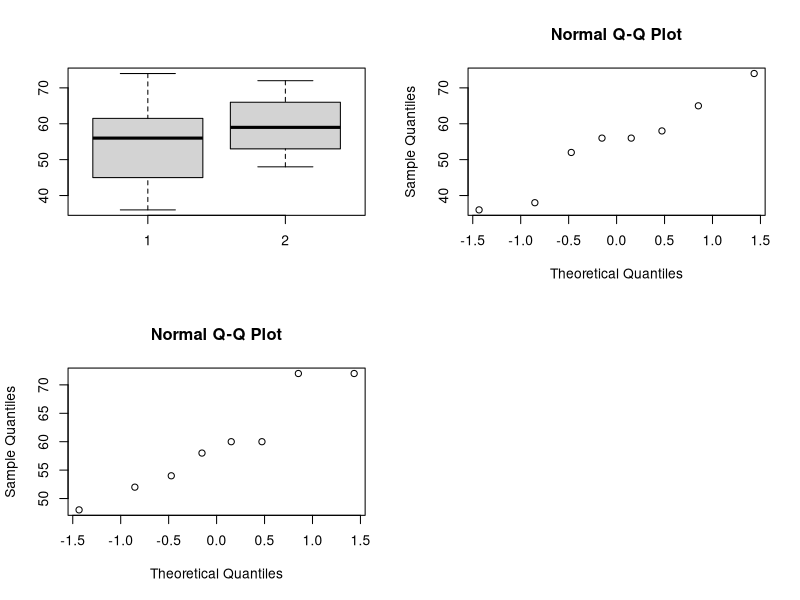

Recreate this plot in R.
## ---- chunk 1
par(mfrow=c(2,2))
initial <- c(38, 58, 65, 74, 56, 36, 56, 52)
later   <- c(52, 60, 72, 72, 54, 48, 58, 60)
## ---- chunk 2
boxplot(initial, later)
qqnorm(initial)
qqnorm(later)
## ---- chunk 3
mu <- later - initial
## ---- chunk 4

xbar = mean(initial)
ybar = mean(later)
xvar = var(initial)
yvar = var(later)
# Find point estimate
pt = ybar -xbar

# Find a confidence interval
sp = sqrt((8*xvar + 8*yvar)/14)
lb = pt - qt(0.975, 14) * sp * sqrt(1/8 + 1/8) #Lower bound
ub = pt + qt(0.975, 14) * sp * sqrt(1/8 + 1/8) #Upper bound

mean(mu) # Mean of differences

print("A confidence interval would be +- 12.49")
## ---- chunk 5
t.test(later, initial, alternative = "less", con.level = 0.05, paired = T)
